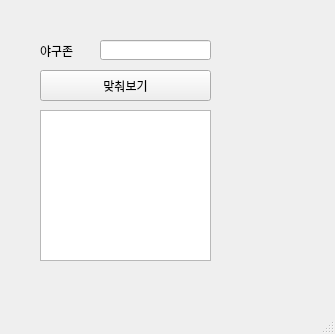
<?xml version="1.0" encoding="UTF-8"?>
<ui version="4.0">
 <class>MainWindow</class>
 <widget class="QMainWindow" name="MainWindow">
  <property name="geometry">
   <rect>
    <x>0</x>
    <y>0</y>
    <width>335</width>
    <height>334</height>
   </rect>
  </property>
  <property name="windowTitle">
   <string>MainWindow</string>
  </property>
  <widget class="QWidget" name="centralwidget">
   <widget class="QPushButton" name="btn">
    <property name="geometry">
     <rect>
      <x>40</x>
      <y>70</y>
      <width>171</width>
      <height>31</height>
     </rect>
    </property>
    <property name="text">
     <string>맞춰보기</string>
    </property>
   </widget>
   <widget class="QLabel" name="lbl">
    <property name="geometry">
     <rect>
      <x>40</x>
      <y>40</y>
      <width>51</width>
      <height>21</height>
     </rect>
    </property>
    <property name="text">
     <string>야구존</string>
    </property>
   </widget>
   <widget class="QLineEdit" name="le">
    <property name="geometry">
     <rect>
      <x>100</x>
      <y>40</y>
      <width>111</width>
      <height>20</height>
     </rect>
    </property>
   </widget>
   <widget class="QTextEdit" name="te">
    <property name="geometry">
     <rect>
      <x>40</x>
      <y>110</y>
      <width>171</width>
      <height>151</height>
     </rect>
    </property>
   </widget>
  </widget>
  <widget class="QMenuBar" name="menubar">
   <property name="geometry">
    <rect>
     <x>0</x>
     <y>0</y>
     <width>335</width>
     <height>21</height>
    </rect>
   </property>
  </widget>
  <widget class="QStatusBar" name="statusbar"/>
 </widget>
 <resources/>
 <connections/>
</ui>
